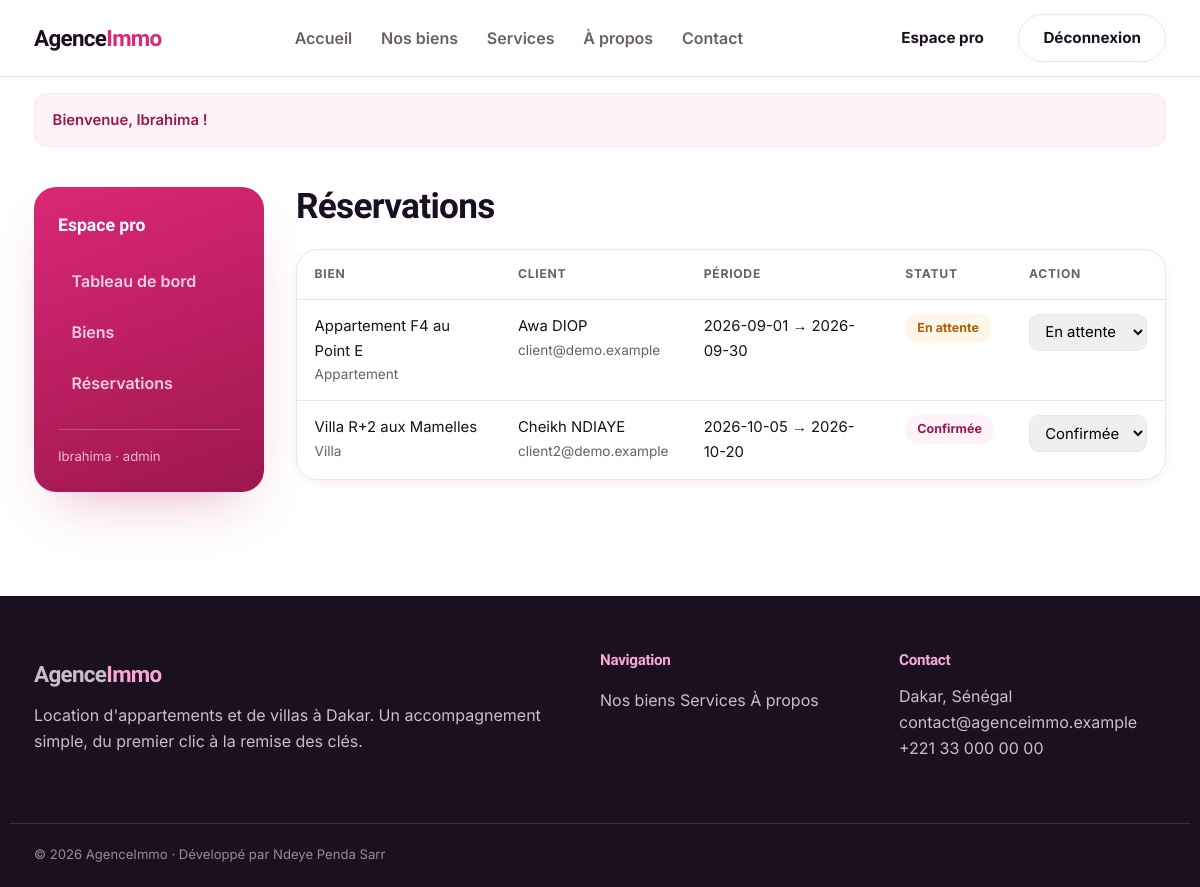
The app's page /admin/reservations (signed in) with its own data.
### tables this page shows
CREATE TABLE reservations (
    id             INT AUTO_INCREMENT PRIMARY KEY,
    bien_id        INT NOT NULL,
    utilisateur_id INT NOT NULL,
    date_debut     DATE NOT NULL,
    date_fin       DATE NOT NULL,
    statut         ENUM('en_attente','confirmee','annulee') NOT NULL DEFAULT 'en_attente',
    cree_le        TIMESTAMP NOT NULL DEFAULT CURRENT_TIMESTAMP,
    CONSTRAINT fk_res_bien FOREIGN KEY (bien_id)
        REFERENCES biens(id) ON DELETE CASCADE,
    CONSTRAINT fk_res_user FOREIGN KEY (utilisateur_id)
        REFERENCES utilisateurs(id) ON DELETE CASCADE,
    INDEX idx_res_statut (statut),
    INDEX idx_res_dates (bien_id, date_debut, date_fin)
);

CREATE TABLE biens (
    id          INT AUTO_INCREMENT PRIMARY KEY,
    type        ENUM('appartement','villa') NOT NULL,
    titre       VARCHAR(150) NOT NULL,
    description TEXT NOT NULL,
    prix        INT UNSIGNED NOT NULL,
    ville       VARCHAR(80)  NOT NULL DEFAULT 'Dakar',
    chambres    TINYINT UNSIGNED NOT NULL DEFAULT 1,
    surface     SMALLINT UNSIGNED NULL,
    statut      ENUM('disponible','loue') NOT NULL DEFAULT 'disponible',
    archive     TINYINT(1) NOT NULL DEFAULT 0,
    cree_le     TIMESTAMP NOT NULL DEFAULT CURRENT_TIMESTAMP,
    INDEX idx_type (type),
    INDEX idx_statut (statut),
    INDEX idx_archive (archive),
    INDEX idx_ville (ville)
);

CREATE TABLE utilisateurs (
    id           INT AUTO_INCREMENT PRIMARY KEY,
    nom          VARCHAR(80)  NOT NULL,
    prenom       VARCHAR(80)  NOT NULL,
    email        VARCHAR(160) NOT NULL,
    telephone    VARCHAR(30)  NULL,
    mot_de_passe VARCHAR(255) NOT NULL,
    role         ENUM('client','commercial','admin') NOT NULL DEFAULT 'client',
    statut       ENUM('actif','inactif') NOT NULL DEFAULT 'actif',
    cree_le      TIMESTAMP NOT NULL DEFAULT CURRENT_TIMESTAMP,
    UNIQUE KEY uq_email (email)
);

### src/Core/Auth.php (called while the page is built, shortened)
<?php
final class Auth
{
    public static function check(): bool
    {
        return isset($_SESSION['user']);
    }
    public static function user(): ?array
    {
        return $_SESSION['user'] ?? null;
    }
    public static function is(string ...$roles): bool
    {
        return self::check() && in_array($_SESSION['user']['role'], $roles, true);
    }
}

### src/Core/Registry.php (called while the page is built, shortened)
<?php
final class Registry
{
    private static ?PDO $pdo = null;
    public static function boot(array $config, PDO $pdo): void
    {
        self::$pdo = $pdo;
    }
    public static function pdo(): PDO
    {
        return self::$pdo;
    }
}

### src/Repositories/ReservationRepository.php (called while the page is built, shortened)
<?php
final class ReservationRepository
{
    private PDO $db;
    public function __construct()
    {
        $this->db = Registry::pdo();
    }
    public function all(): array
    {
        return $this->db->query(
            "SELECT r.*, b.titre, b.type,
                    u.nom, u.prenom, u.email
             FROM reservations r
             JOIN biens b ON b.id = r.bien_id
             JOIN utilisateurs u ON u.id = r.utilisateur_id
             ORDER BY r.cree_le DESC"
        )->fetchAll();
    }
}

### src/Controllers/Admin/ReservationController.php (called while the page is built, shortened)
<?php
final class ReservationController extends Controller
{
    public function index(): string
    {
        return $this->view('admin.reservations', [
            'titre'        => 'Réservations',
            'reservations' => (new ReservationRepository())->all(),
        ]);
    }
}

### public/index.php (called while the page is built, shortened)
<?php
$router = require __DIR__ . '/../src/Core/bootstrap.php';
$router->dispatch($_SERVER['REQUEST_METHOD'], $_SERVER['REQUEST_URI']);

### src/Core/Controller.php (called while the page is built, shortened)
<?php
abstract class Controller
{
    protected function view(string $template, array $data = [], ?string $layout = 'layout'): string
    {
        $data += ['titre' => 'Agence Immobilière'];
        return View::render($template, $data, $layout);
    }
}

### src/Core/View.php (called while the page is built, shortened)
<?php
final class View
{
    public static function render(string $template, array $data = [], ?string $layout = 'layout'): string
    {
        $contenu = self::renderPartial($template, $data);
        return self::renderPartial($layout, array_merge($data, ['contenu' => $contenu]));
    }
    public static function renderPartial(string $template, array $data = []): string
    {
        $file = self::VIEWS . str_replace('.', '/', $template) . '.php';
        extract($data, EXTR_SKIP);
        require $file;
        return (string) ob_get_clean();
    }
}

### src/Core/Flash.php (called while the page is built, shortened)
<?php
final class Flash
{
    public static function pull(): array
    {
        $flash = $_SESSION['_flash'] ?? [];
        return $flash;
    }
}

### src/Core/helpers.php (called while the page is built, shortened)
<?php
function e(mixed $value): string
{
    return htmlspecialchars((string) $value, ENT_QUOTES | ENT_SUBSTITUTE, 'UTF-8');
}
function url(string $path = ''): string
{
    return '/' . ltrim($path, '/');
}
function statut_label(string $statut): string
{
    return match ($statut) {
        'en_attente' => 'En attente',
        'confirmee'  => 'Confirmée',
        'annulee'    => 'Annulée',
        'disponible' => 'Disponible',
        'loue'       => 'Loué',
        default      => ucfirst($statut),
    };
}

### views/admin/reservations.php (the view, shortened to what this page needs)
<div class="admin-wrap container">
    <?php include __DIR__ . '/../partials/admin-nav.php'; ?>
    <div class="admin-main">
        <h1>Réservations</h1>
        <?php if (empty($reservations)): ?>
            <p class="muted">Aucune réservation.</p>
        <?php else: ?>
            <div class="table-wrap reveal"><table class="table">
                <thead><tr><th>Bien</th><th>Client</th><th>Période</th><th>Statut</th><th>Action</th></tr></thead>
                <tbody>
                <?php foreach ($reservations as $r): ?>
                    <tr>
                        <td><?= e($r['titre']) ?><div class="muted small"><?= e(ucfirst($r['type'])) ?></div></td>
                        <td><?= e($r['prenom'] . ' ' . $r['nom']) ?><div class="muted small"><?= e($r['email']) ?></div></td>
                        <td><?= e($r['date_debut']) ?> → <?= e($r['date_fin']) ?></td>
                        <td><span class="pill pill-<?= e($r['statut']) ?>"><?= e(statut_label($r['statut'])) ?></span></td>
                        <td>
                            <form method="post" action="<?= e(url('admin/reservations/' . $r['id'] . '/statut')) ?>" class="statut-form">
                                <select name="statut" onchange="this.form.submit()" aria-label="Changer le statut">
                                    <option value="en_attente" <?= $r['statut'] === 'en_attente' ? 'selected' : '' ?>>En attente</option>
                                    <option value="confirmee" <?= $r['statut'] === 'confirmee' ? 'selected' : '' ?>>Confirmée</option>
                                </select>
                            </form>
                        </td>
                    </tr>
                <?php endforeach; ?>
                </tbody>
            </table></div>
        <?php endif; ?>
    </div>
</div>

### src/Core/Router.php (shortened to what this page needs)
<?php
final class Router
{
    private array $routes = [];
    private function add(string $method, string $pattern, array $handler): void
    {
        $params = [];
        $regex = preg_replace_callback('#\{(\w+)\}#', function ($m) use (&$params) {
            $params[] = $m[1];
            return '([^/]+)';
        }, $pattern);
        $this->routes[] = [
            'method'  => $method,
            'regex'   => '#^' . rtrim($regex, '/') . '/?$#',
            'params'  => $params,
            'handler' => $handler,
        ];
    }
    public function dispatch(string $method, string $uri): void
    {
        $path = '/' . trim(parse_url($uri, PHP_URL_PATH) ?? '/', '/');
        foreach ($this->routes as $route) {
            if ($route['method'] !== $method) {
                continue;
            }
            if (preg_match($route['regex'], $path, $matches)) {
                array_shift($matches);
                $args = array_combine($route['params'], $matches) ?: [];
                [$class, $action] = $route['handler'];
                $controller = new $class();
                echo $controller->$action($args);
                return;
            }
        }
    }
}

### public/assets/css/app.css (style rules this page uses)
:root { --rose: #e11d74; --rose-500: #ec4899; --rose-600: #db2777; --rose-700: #be185d; --rose-800: #9d174d; --rose-400: #f472b6; --rose-300: #f9a8d4; --rose-100: #fce7f3; --rose-bg: #fdf2f8; --ink: #1b1020; --slate: #6b5f68; --bg: #ffffff; --bg-soft: #fdf7fa; --border: #f0e2ea; --danger: #e11d48; --gold: var(--rose-600); --radius: 22px; --radius-sm: 14px; --shadow-sm: 0 4px 16px -6px rgba(190, 24, 93, .16); --shadow: 0 26px 54px -24px rgba(190, 24, 93, .34); --shadow-glow: 0 30px 60px -22px rgba(219, 39, 119, .5); --container: 1180px; --ease: cubic-bezier(.2, .7, .2, 1); --spring: cubic-bezier(.34, 1.56, .64, 1); }
* { box-sizing: border-box; }
html { scroll-behavior: smooth; }
body { margin: 0; font-family: "Inter", system-ui, sans-serif; color: var(--ink); background: var(--bg); line-height: 1.65; -webkit-font-smoothing: antialiased; overflow-x: hidden; }
h1, h2, h3, h4 { font-family: "Plus Jakarta Sans", "Inter", sans-serif; font-weight: 800; line-height: 1.08; letter-spacing: -.02em; margin: 0 0 .5rem; }
.container { width: 100%; max-width: var(--container); margin-inline: auto; padding-inline: 1.5rem; }
.muted { color: var(--slate); }
.small { font-size: .85rem; }
:where(a, button, input, select, textarea):focus-visible { outline: 2px solid var(--rose-400); outline-offset: 2px; border-radius: 6px; }
.table-wrap { overflow-x: auto; border: 1px solid var(--border); border-radius: var(--radius); background: #fff; box-shadow: var(--shadow-sm); }
.table { width: 100%; border-collapse: collapse; font-size: .93rem; }
.table th, .table td { padding: .9rem 1.1rem; text-align: left; vertical-align: top; }
.table thead th { color: var(--slate); font-weight: 700; font-size: .76rem; text-transform: uppercase; letter-spacing: .06em; border-bottom: 1px solid var(--border); }
.table tbody tr { border-top: 1px solid var(--border); transition: background .15s; }
.table tbody tr:first-child { border-top: 0; }
.pill { display: inline-block; padding: .25rem .75rem; border-radius: 999px; font-size: .78rem; font-weight: 700; }
.pill-en_attente { background: #fef6e7; color: #b25e09; }
.pill-confirmee { background: var(--rose-bg); color: var(--rose-800); }
.admin-wrap { display: grid; grid-template-columns: 230px 1fr; gap: 2rem; padding-block: 2.5rem; align-items: start; }
.admin-main h1 { font-size: clamp(1.7rem, 3vw, 2.2rem); margin-bottom: 1.5rem; }
.statut-form select { padding: .45rem .7rem; border-radius: 10px; border: 1.5px solid var(--border); font: inherit; }
.js-anim .reveal { opacity: 0; transform: translateY(48px); transition: opacity .8s var(--ease), transform .8s var(--ease); will-change: opacity, transform; }
.js-anim .reveal.is-visible { opacity: 1; transform: none; }

### records on screen
reservations: bien.titre "Appartement F4 au Point E", bien.type "Appartement", utilisateur.nom "Awa DIOP", utilisateur.email "client@demo.example", date_debut "2026-09-01", date_fin "2026-09-30", statut "En attente"
reservations: bien.titre "Villa R+2 aux Mamelles", bien.type "Villa", utilisateur.nom "Cheikh NDIAYE", utilisateur.email "client2@demo.example", date_debut "2026-10-05", date_fin "2026-10-20", statut "Confirmée"

### other values on screen
$m "Bienvenue, Ibrahima !"
